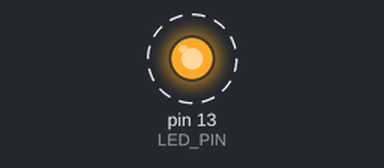
A program run on a simulated Arduino Uno, built with avr-gcc and run on an emulated ATmega328P. On the bench: output pins drawn as LEDs (lit = HIGH). Dashed ring = blinking.

Above: at 0.2 s.
Timing chart, 0 to 3.5 s (numbered marks = the images above):
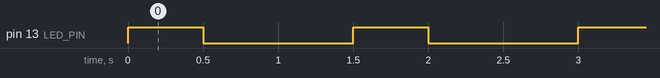

Measured:
- by itself, pin 13 (LED_PIN): alternates HIGH for 0.50 s and LOW for 1.0 s

The program:

main.cpp
```cpp
#include <Arduino.h>

/**
 * Program sterujący miganiem diody LED.
 * Dioda miga w cyklu: 0,5 sekundy włączona, 1 sekundę wyłączona.
 */

// Stałe
constexpr int LED_PIN = 13;
constexpr int SHORT_DELAY = 500; // Czas włączenia diody na 500 ms, czyli pół sekundy
constexpr int LONG_DELAY = 1000; // Czas wyłączenia diody na 1000 ms, czyli jedną sekundę

// Deklaracje funkcji
inline void blinkLED();

void setup() {
  pinMode(LED_PIN, OUTPUT); // Konfiguracja pinu jako wyjście
}

void loop() {
  blinkLED();
}

/**
 * Funkcja migająca diodą LED.
 * Włącza diodę na określony czas, a następnie ją wyłącza.
 */
inline void blinkLED() {
  digitalWrite(LED_PIN, HIGH); // Włącz diodę
  delay(SHORT_DELAY);          // Poczekaj 500 ms
  digitalWrite(LED_PIN, LOW);  // Wyłącz diodę
  delay(LONG_DELAY);           // Poczekaj 1000 ms
}
```
